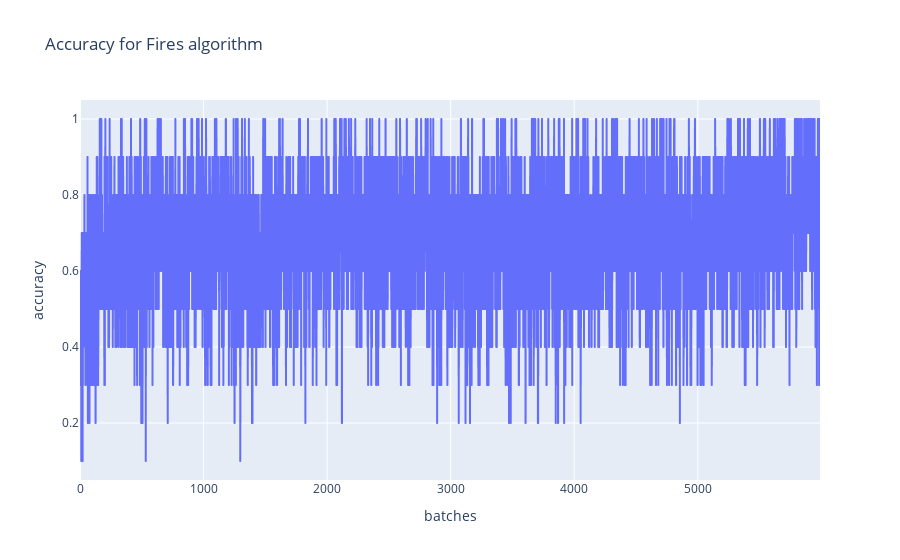

The cell this chart's notebook holds for it:
### Code cell
fig = px.line(y = fires_cuda_accuracy, title="Accuracy for Fires algorithm", labels={"x":"batches", "y":"accuracy"})
fig.show()

### Figure 1 — Plotly figure (JSON) as saved in the notebook; plotly's stock layout.template omitted (floating-point values rounded to 4 significant figures; data arrays with more than 128 entries replaced by an {"elided": "..."} marker saying what was removed)
{"data": [{"hovertemplate": "batches=%{x}<br>accuracy=%{y}<extra></extra>", "legendgroup": "", "line": {"color": "#636efa", "dash": "solid"}, "mode": "lines", "name": "", "showlegend": false, "type": "scattergl", "x": {"elided": "5990 int values"}, "xaxis": "x", "y": {"elided": "5990 float values"}, "yaxis": "y"}], "layout": {"legend": {"tracegroupgap": 0}, "title": {"text": "Accuracy for Fires algorithm"}, "xaxis": {"anchor": "y", "domain": [0, 1], "title": {"text": "batches"}}, "yaxis": {"anchor": "x", "domain": [0, 1], "title": {"text": "accuracy"}}}}
